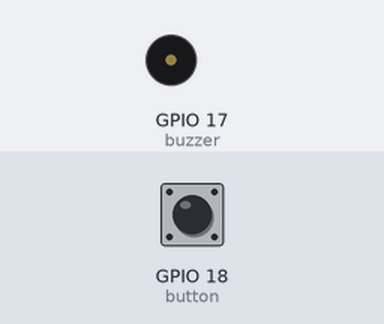
This program was run on a simulated Raspberry Pi (BCM pin numbers). Parts: buzzer (waves = sounding, pin HIGH). The test bench sets the inputs (shaded band); at power-on: GPIO 18 (button) HIGH.

Above: at 1.2 s.
1.3 s: GPIO 18 (button) pulled LOW for 0.15 s
At 1.37 s:
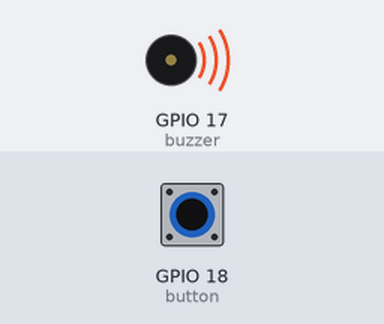
2.9 s: GPIO 18 (button) pulled LOW for 3.2 s
At 6.7 s:
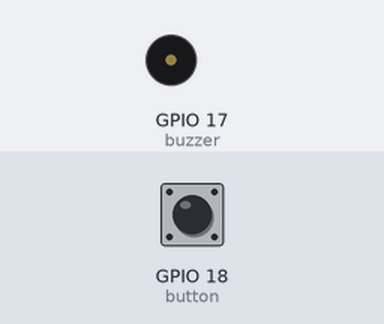
Timing chart, 0 to 8.2 s (numbered marks = the images above; inputs shaded):
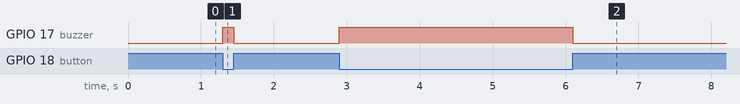

Measured:
- after the input at 1.3 s, GPIO 17 (buzzer): LOW → HIGH at once, → LOW 0.15 s later
- after the input at 2.9 s, GPIO 17 (buzzer): LOW → HIGH at once, → LOW 3.2 s later

The program:

BuzzerWithButton.py
```python
from gpiozero import Buzzer, Button
import time


#Buzzer is at GPIO pin 17 and Button is at 18
buzzer = Buzzer(17)
button = Button(18)

def buzz():
    buzzer.on()

def off():
    buzzer.off()


def loop():
    button.when_pressed = buzz
    button.when_released = off
    while True:
        time.sleep(1)


def main():
    try:
        loop()

    except KeyboardInterrupt:
        buzzer.close()
        button.closer()

#buzzer.close()
main()
```
